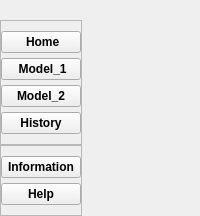
     <widget class="QFrame" name="Menu_container">
      <property name="sizePolicy">
       <sizepolicy hsizetype="Preferred" vsizetype="Preferred">
        <horstretch>0</horstretch>
        <verstretch>0</verstretch>
       </sizepolicy>
      </property>
      <property name="maximumSize">
       <size>
        <width>450</width>
        <height>16777215</height>
       </size>
      </property>
      <property name="focusPolicy">
       <enum>Qt::NoFocus</enum>
      </property>
      <property name="layoutDirection">
       <enum>Qt::LeftToRight</enum>
      </property>
      <property name="frameShape">
       <enum>QFrame::NoFrame</enum>
      </property>
      <property name="frameShadow">
       <enum>QFrame::Plain</enum>
      </property>
      <layout class="QVBoxLayout" name="verticalLayout">
       <property name="spacing">
        <number>0</number>
       </property>
       <property name="sizeConstraint">
        <enum>QLayout::SetMinimumSize</enum>
       </property>
       <property name="leftMargin">
        <number>0</number>
       </property>
       <property name="topMargin">
        <number>0</number>
       </property>
       <property name="rightMargin">
        <number>0</number>
       </property>
       <property name="bottomMargin">
        <number>0</number>
       </property>
       <item alignment="Qt::AlignLeft">
        <widget class="QFrame" name="menu_subcontainer">
         <property name="sizePolicy">
          <sizepolicy hsizetype="Preferred" vsizetype="Preferred">
           <horstretch>0</horstretch>
           <verstretch>0</verstretch>
          </sizepolicy>
         </property>
         <property name="maximumSize">
          <size>
           <width>500</width>
           <height>688</height>
          </size>
         </property>
         <property name="layoutDirection">
          <enum>Qt::LeftToRight</enum>
         </property>
         <layout class="QVBoxLayout" name="verticalLayout_2">
          <property name="spacing">
           <number>0</number>
          </property>
          <property name="leftMargin">
           <number>0</number>
          </property>
          <property name="topMargin">
           <number>0</number>
          </property>
          <property name="rightMargin">
           <number>3</number>
          </property>
          <property name="bottomMargin">
           <number>0</number>
          </property>
          <item alignment="Qt::AlignTop">
           <widget class="QFrame" name="c_b1">
            <property name="frameShape">
             <enum>QFrame::NoFrame</enum>
            </property>
            <property name="frameShadow">
             <enum>QFrame::Raised</enum>
            </property>
            <layout class="QHBoxLayout" name="horizontalLayout">
             <property name="spacing">
              <number>0</number>
             </property>
             <property name="leftMargin">
              <number>0</number>
             </property>
             <property name="topMargin">
              <number>10</number>
             </property>
             <property name="rightMargin">
              <number>0</number>
             </property>
             <property name="bottomMargin">
              <number>10</number>
             </property>
            </layout>
           </widget>
          </item>
          <item alignment="Qt::AlignTop">
           <widget class="QFrame" name="c_b2">
            <property name="frameShape">
             <enum>QFrame::StyledPanel</enum>
            </property>
            <property name="frameShadow">
             <enum>QFrame::Raised</enum>
            </property>
            <layout class="QVBoxLayout" name="verticalLayout_4">
             <property name="spacing">
              <number>5</number>
             </property>
             <property name="leftMargin">
              <number>0</number>
             </property>
             <property name="topMargin">
              <number>10</number>
             </property>
             <property name="rightMargin">
              <number>0</number>
             </property>
             <property name="bottomMargin">
              <number>10</number>
             </property>
             <item>
              <widget class="QPushButton" name="b_home">
               <property name="sizePolicy">
                <sizepolicy hsizetype="Preferred" vsizetype="Preferred">
                 <horstretch>0</horstretch>
                 <verstretch>0</verstretch>
                </sizepolicy>
               </property>
               <property name="maximumSize">
                <size>
                 <width>16777215</width>
                 <height>16777215</height>
                </size>
               </property>
               <property name="font">
                <font>
                 <weight>75</weight>
                 <bold>true</bold>
                </font>
               </property>
               <property name="toolTip">
                <string>Home</string>
               </property>
               <property name="text">
                <string> Home</string>
               </property>
               <property name="icon">
                <iconset>
                 <normaloff>:/iconos/home.svg</normaloff>:/iconos/home.svg</iconset>
               </property>
               <property name="iconSize">
                <size>
                 <width>26</width>
                 <height>26</height>
                </size>
               </property>
               <property name="shortcut">
                <string/>
               </property>
              </widget>
             </item>
             <item>
              <widget class="QPushButton" name="b_model1">
               <property name="sizePolicy">
                <sizepolicy hsizetype="Preferred" vsizetype="Preferred">
                 <horstretch>0</horstretch>
                 <verstretch>0</verstretch>
                </sizepolicy>
               </property>
               <property name="font">
                <font>
                 <weight>75</weight>
                 <bold>true</bold>
                </font>
               </property>
               <property name="toolTip">
                <string>select model clasification</string>
               </property>
               <property name="text">
                <string> Model_1</string>
               </property>
               <property name="icon">
                <iconset>
                 <normaloff>:/iconos/minus-square.svg</normaloff>:/iconos/minus-square.svg</iconset>
               </property>
               <property name="iconSize">
                <size>
                 <width>26</width>
                 <height>26</height>
                </size>
               </property>
              </widget>
             </item>
             <item>
              <widget class="QPushButton" name="b_model2">
               <property name="sizePolicy">
                <sizepolicy hsizetype="Preferred" vsizetype="Preferred">
                 <horstretch>0</horstretch>
                 <verstretch>0</verstretch>
                </sizepolicy>
               </property>
               <property name="font">
                <font>
                 <weight>75</weight>
                 <bold>true</bold>
                </font>
               </property>
               <property name="toolTip">
                <string>select model detection</string>
               </property>
               <property name="text">
                <string>Model_2</string>
               </property>
               <property name="icon">
                <iconset>
                 <normaloff>:/iconos/codepen.svg</normaloff>:/iconos/codepen.svg</iconset>
               </property>
               <property name="iconSize">
                <size>
                 <width>26</width>
                 <height>26</height>
                </size>
               </property>
              </widget>
             </item>
             <item>
              <widget class="QPushButton" name="b_history">
               <property name="font">
                <font>
                 <weight>75</weight>
                 <bold>true</bold>
                </font>
               </property>
               <property name="text">
                <string>History</string>
               </property>
               <property name="icon">
                <iconset>
                 <normaloff>:/iconos/book.svg</normaloff>:/iconos/book.svg</iconset>
               </property>
               <property name="iconSize">
                <size>
                 <width>26</width>
                 <height>26</height>
                </size>
               </property>
              </widget>
             </item>
            </layout>
           </widget>
          </item>
          <item>
           <spacer name="verticalSpacer">
            <property name="orientation">
             <enum>Qt::Vertical</enum>
            </property>
            <property name="sizeType">
             <enum>QSizePolicy::MinimumExpanding</enum>
            </property>
            <property name="sizeHint" stdset="0">
             <size>
              <width>20</width>
              <height>0</height>
             </size>
            </property>
           </spacer>
          </item>
          <item alignment="Qt::AlignTop">
           <widget class="QFrame" name="c_b3">
            <property name="frameShape">
             <enum>QFrame::StyledPanel</enum>
            </property>
            <property name="frameShadow">
             <enum>QFrame::Raised</enum>
            </property>
            <layout class="QVBoxLayout" name="verticalLayout_5">
             <property name="spacing">
              <number>5</number>
             </property>
             <property name="leftMargin">
              <number>0</number>
             </property>
             <property name="topMargin">
              <number>10</number>
             </property>
             <property name="rightMargin">
              <number>0</number>
             </property>
             <property name="bottomMargin">
              <number>10</number>
             </property>
             <item>
              <widget class="QPushButton" name="b_information">
               <property name="sizePolicy">
                <sizepolicy hsizetype="Preferred" vsizetype="Preferred">
                 <horstretch>0</horstretch>
                 <verstretch>0</verstretch>
                </sizepolicy>
               </property>
               <property name="font">
                <font>
                 <weight>75</weight>
                 <bold>true</bold>
                </font>
               </property>
               <property name="toolTip">
                <string>information GUI</string>
               </property>
               <property name="text">
                <string>Information</string>
               </property>
               <property name="icon">
                <iconset>
                 <normaloff>:/iconos/info.svg</normaloff>:/iconos/info.svg</iconset>
               </property>
               <property name="iconSize">
                <size>
                 <width>26</width>
                 <height>26</height>
                </size>
               </property>
              </widget>
             </item>
             <item>
              <widget class="QPushButton" name="b_help">
               <property name="sizePolicy">
                <sizepolicy hsizetype="Preferred" vsizetype="Preferred">
                 <horstretch>0</horstretch>
                 <verstretch>0</verstretch>
                </sizepolicy>
               </property>
               <property name="font">
                <font>
                 <weight>75</weight>
                 <bold>true</bold>
                </font>
               </property>
               <property name="toolTip">
                <string>help to use GUI</string>
               </property>
               <property name="text">
                <string>Help</string>
               </property>
               <property name="icon">
                <iconset>
                 <normaloff>:/iconos/help-circle.svg</normaloff>:/iconos/help-circle.svg</iconset>
               </property>
               <property name="iconSize">
                <size>
                 <width>26</width>
                 <height>26</height>
                </size>
               </property>
              </widget>
             </item>
            </layout>
           </widget>
          </item>
         </layout>
        </widget>
       </item>
      </layout>
     </widget>
